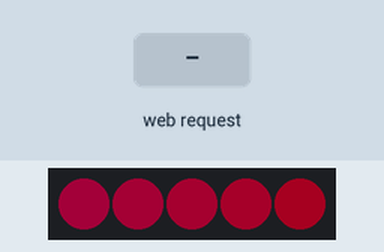
Simulated run of this sketch. Board: ESP32. Parts: 5 RGB LEDs in strip order, left to right. Inputs (shaded band) come from the test bench. Dim RGB values are drawn brighter than linear; WiFi joins after 1.5 s; servers stay silent unless stated; storage starts empty; random numbers use the default seed unless the sketch sets one; what the sketch prints to the serial monitor is not drawn.

Above: at 3.28 s.
3.3 s: HTTP request GET /off received
At 4.5 s:
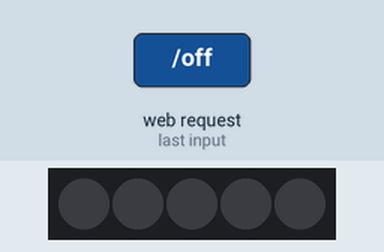
4.8 s: HTTP request GET /random received
At 4.97 s:
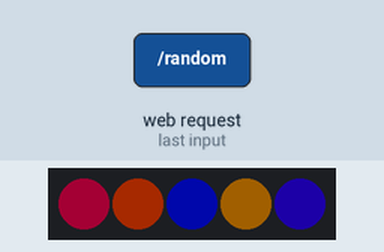
7.2 s: HTTP request GET /on received
At 7.7 s:
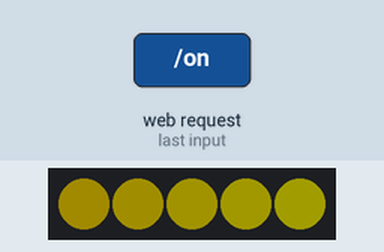
10.2 s: HTTP request GET /random received
At 10.42 s:
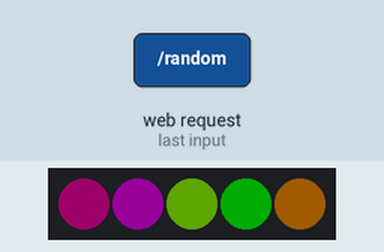
12.6 s: HTTP request GET /on received
At 12.84 s:
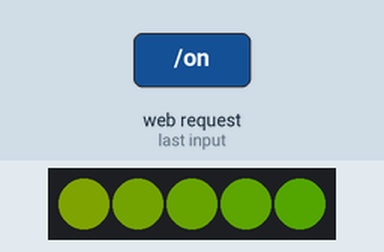
15.4 s: HTTP request GET /random received
At 15.87 s:
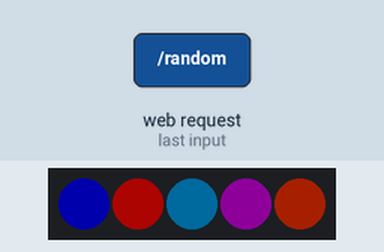
Timing chart, 0 to 21.1 s (numbered marks = the images above; inputs shaded):
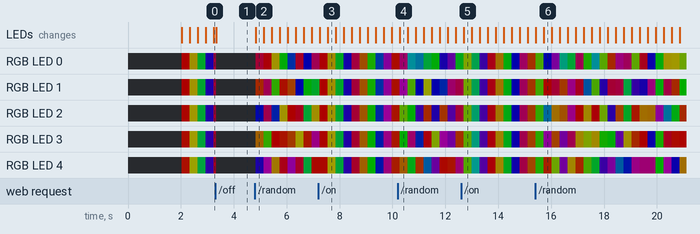

Measured:
- after the input at 4.8 s, RGB LED 0: off → RGB(38, 0, 12) at once, → RGB(48, 0, 2) 0.30 s later, → RGB(34, 31, 0) 0.30 s later, → RGB(0, 48, 2) 0.30 s later, … (8 changes in this stretch); RGB LED 1: off → RGB(40, 10, 0) at once, → RGB(33, 0, 17) 0.30 s later, → RGB(12, 44, 0) 0.30 s later, → RGB(46, 4, 0) 0.30 s later, … (8 changes in this stretch)

The sketch:

ESP32Server.ino
```cpp
// Импортируем необходимые библиотеки:
#include "WiFi.h"
#include "ESPAsyncWebServer.h"
#include "SPIFFS.h"
#include "FastLED.h"

#define NUM_LEDS 5
#define PIN 27
int ledmode=1;
CRGB leds[NUM_LEDS];
byte counter = 0;

// Вставьте ниже SSID и пароль для своей WiFi-сети:
const char* ssid = "Masony";
const char* password = "22avatar8";

// Задаем GPIO-контакт, к которому подключен светодиод:
//const int ledPin = PIN;

// Создаем экземпляр класса «AsyncWebServer»
// под названием «server» и задаем ему номер порта «80»:
AsyncWebServer server(80);

String processor(const String& var) {
  // Создаем переменную для хранения состояния светодиода:
  String ledState = "228";


  return String();
}

void one_color_all(int cred, int cgrn, int cblu) {       //-SET ALL LEDS TO ONE COLOR
  for (int i = 0 ; i < NUM_LEDS; i++ ) {
    leds[i].setRGB( cred, cgrn, cblu);
  }
}

void kolhos(){
  for (int i = 0; i < NUM_LEDS; i++) {
    leds[i] = CHSV(counter + i * 2, 255, 255);
  }
  counter++;
  //FastLED.show();
  //delay(5);
}

void random_burst() {                         //-m4-RANDOM INDEX/COLOR
  for(int i = 0; i < NUM_LEDS; i++){
    int color = random(0, 255);
    leds[i] = CHSV(color, 255, 255);
  }
}


void setup() {
  // Включаем последовательную коммуникацию (для отладки):
  Serial.begin(115200);
  pinMode(PIN, OUTPUT);

  // Инициализируем SPIFFS:
  if (!SPIFFS.begin(true)) {
    Serial.println("An Error has occurred while mounting SPIFFS");
    //  "При монтировании SPIFFS произошла ошибка"
    return;
  }

  // Подключаемся к WiFi:
  WiFi.begin(ssid, password);
  while (WiFi.status() != WL_CONNECTED) {
    delay(1000);
    Serial.println("Connecting to WiFi..");
    //  "Подключаемся к WiFi..."
  }

  // Печатаем в мониторе порта локальный IP-адрес ESP32:
  Serial.println(WiFi.localIP());

  FastLED.addLeds<WS2812B, PIN, GRB>(leds, NUM_LEDS).setCorrection(TypicalLEDStrip);
  FastLED.setBrightness(50);

  // URL для корневой страницы веб-сервера:
  server.on("/", HTTP_GET, [](AsyncWebServerRequest * request) {
    request->send(SPIFFS, "/index.html", String(), false, processor);
  });

  // URL для файла «style.css»:
  server.on("/style.css", HTTP_GET, [](AsyncWebServerRequest * request) {
    request->send(SPIFFS, "/style.css", "text/css");
  });

  // URL для переключения GPIO-контакта на «HIGH»:
  server.on("/on", HTTP_GET, [](AsyncWebServerRequest * request) {
    ledmode=1;
    request->send(SPIFFS, "/index.html", String(), false, processor);
  });

  // URL для переключения GPIO-контакта на «LOW»:
  server.on("/off", HTTP_GET, [](AsyncWebServerRequest * request) {
    ledmode=0;
    request->send(SPIFFS, "/index.html", String(), false, processor);
  });

  server.on("/random", HTTP_GET, [](AsyncWebServerRequest * request) {
    ledmode=2;
    request->send(SPIFFS, "/index.html", String(), false, processor);
  });
  // Запускаем сервер:
  server.begin();
}

void loop() {
  switch(ledmode){
    case 0: one_color_all(0,0,0); break;
    case 1: kolhos(); break;
    case 2: random_burst(); break;
  }
  FastLED.show();
  delay(5);
}
```
